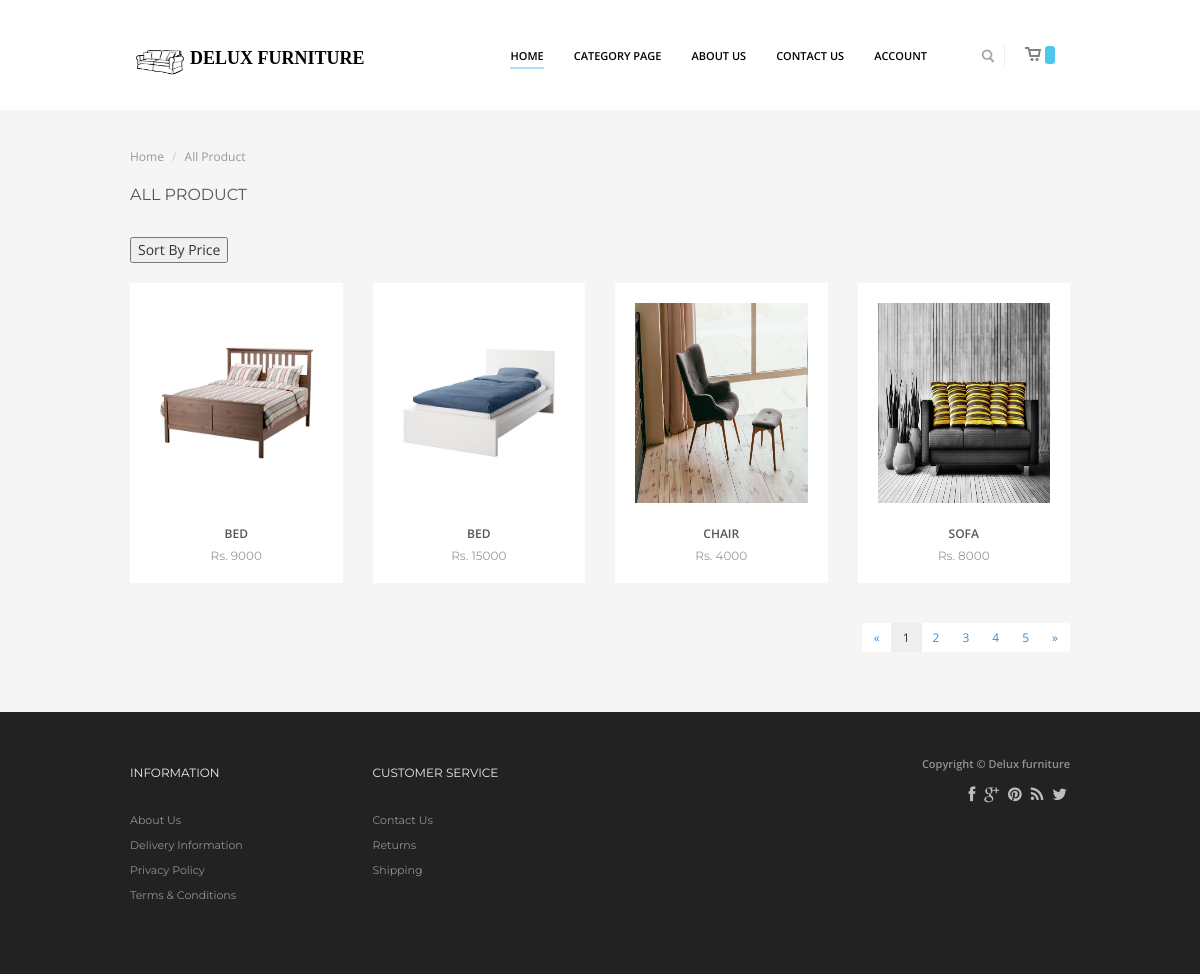
The app's page /category.php with its own data.
### tables this page shows
CREATE TABLE `product` (
  `p_id` int(11) NOT NULL,
  `category_id` int(11) NOT NULL,
  `scategory_id` int(11) NOT NULL,
  `supplier_id` int(11) NOT NULL,
  `p_name` varchar(60) NOT NULL,
  `p_price` float NOT NULL,
  `p_quantity` int(11) NOT NULL,
  `p_image` varchar(1024) NOT NULL,
  `p_colour` varchar(50) NOT NULL,
  `p_description` varchar(255) NOT NULL,
  `date` timestamp NOT NULL DEFAULT CURRENT_TIMESTAMP ON UPDATE CURRENT_TIMESTAMP
);

### category.php (the view, shortened to what this page needs)
<!doctype html>
<html>
<head>
    <?php include_once 'css_script.php';?>
</head>
<body>
<div class="page-container">
		<?php include_once 'header.php';?>
    <div class="container">
		<div class="row">
		    <div class="col-md-12">
			    <div class="breadcrumbs">
				    <ul class="breadcrumb">
                        <li><a href="index.php">Home</a> <span class="divider"></span></li>
                        <li class="active">All Product</li>
                    </ul>
				</div>
			</div>
		</div>
		<div class="row">
		    <div class="col-md-12">
			    <div class="cat_header">
				    <h2>All Product</h2>
			    </div>
			</div>
		</div>
		 <div class="row">
			<div class="col-md-3">
				<div class="dropdown">
					<button type="button" data-toggle="drowpdown">Sort By Price</button>
				</div>
			</div>
		</div>
		<div class="row"><br></div>
		<div class="row">
			<?php
				include('config.php');
				$res=mysqli_query($con,"select * from product");
				while($row=mysqli_fetch_array($res))
		    	{
			?>
			<div class="col-md-3">
			    <div class="product">
				    <a href="product.php?id=<?=$row['p_id']?>"><img alt="product image" width="500px" height="200px" src="<?php echo 'admin/uploads/product/'.$row['p_image']; ?>"></a>
				    <div class="name">
				    <a href="#"><?php echo $row['p_name']; ?></a>
				    </div>
				    <div class="price">
				    <p>Rs. <?php echo $row['p_price']; ?></p>
				    </div>
				</div>
			</div>
			<?php
				}
			?>
		</div>
		<div class="row">
			<div class="col-md-12">
				<ul class="pagination pull-right">
				  <li><a href="#">&laquo;</a></li>
				  <li class="active"><a href="#">1</a></li>
				  <li><a href="#">2</a></li>
				  <li><a href="#">3</a></li>
				  <li><a href="#">4</a></li>
				  <li><a href="#">5</a></li>
				  <li><a href="#">&raquo;</a></li>
				</ul>
			</div>
		</div>
	</div>
		<?php include_once 'fotter.php';?>
</div>
</body>
</html>

### css/style.css (style rules this page uses)
body { font-family: 'Open Sans', sans-serif; background:#222; }
a { font-size:12px; color:#777; }
ul, ol { list-style:none; padding:0px; }
.page-container { margin:0px auto; padding:0px; background:#f5f5f5; }
p { line-height: 26px;. }
img { max-width:100%; }
ul,ol { margin:0px; }
@media (min-width: 768px) { .breadcrumb { margin-bottom:0px; padding:8px 0px; } }
h2 { font-size:14px; font-weight:400; color:#555; text-transform:uppercase; margin-bottom:20px; font-family:'Montserrat',sans-serif; }
.product { background:#fff; margin-bottom:20px; padding-bottom:10px; text-align:center; }
.product > a { display:block; padding:20px; }
.product .name { text-align:center; max-height: 20px; overflow: hidden; }
.product .name a { font-weight:600; color:#555; font-family:'Open Sans', Arial,Montserrat; font-size:12px; text-transform:uppercase; }
.product .price { text-align:center; margin:0px; }
.product .price p { font-size:12px; color:#999; font-family:Montserrat; margin:0px; }
.cat_header { font-size:24px; margin-bottom:30px; margin-top:5px; font-family:'Open Sans',sans-serif; }
.cat_header h2 { font-size:16px; color:#555; line-height:24px; font-weight:400; margin:10px auto; }
.breadcrumb { border-radius:0px; color:#999; font-size:12px; }
.breadcrumb a { color:#999; }
.pagination { font-size: 12px; color:#999; }
.price { color: #999; font-family: Montserrat; font-size: 12px; font-weight: 400; line-height: 24px; min-height:30px; margin:30px 0 10px; }
.pagination > li > a, .pagination > li > span { border:none; }
.pagination > .active > a, .pagination ul > .active > span { background:#eee; color:#333; }

### records on screen
product: p_image (picture), p_name "BED", p_price "9000"
product: p_image (picture), p_name "BED", p_price "15000"
product: p_image (picture), p_name "CHAIR", p_price "4000"
product: p_image (picture), p_name "SOFA", p_price "8000"
